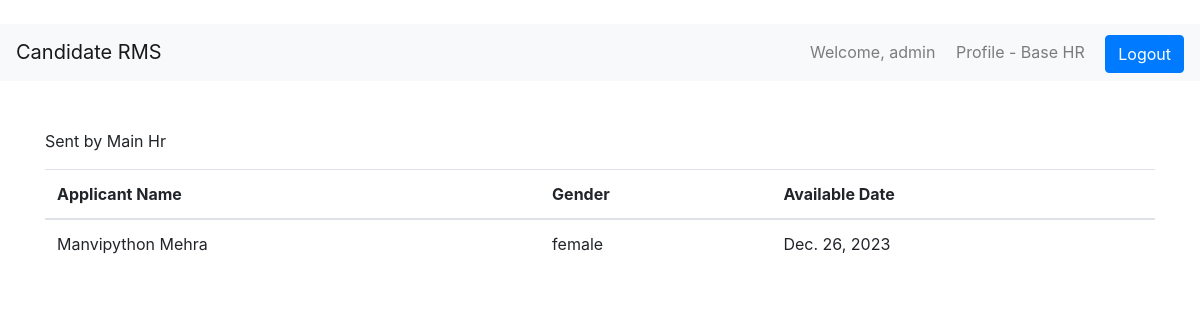
/sent-by-mainHr/ (signed in), run on an earlier commit of the app's database.
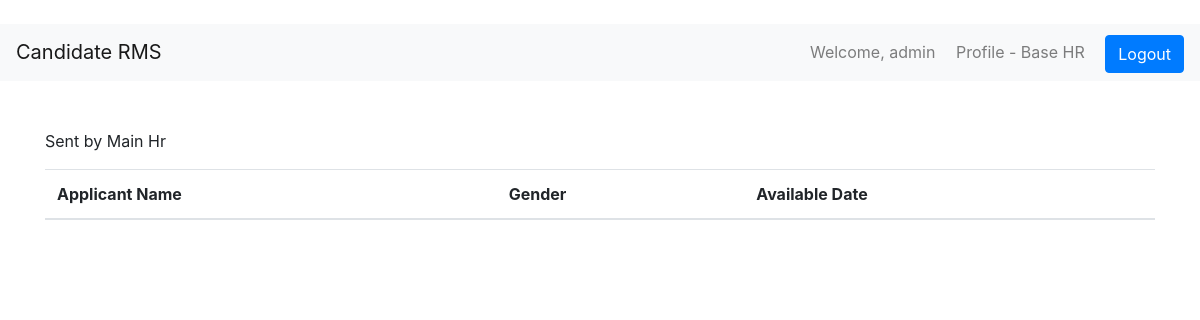
And on a later commit of the database.
### main/models.py (models this page shows, shortened)
class JobApplication(models.Model):
    user = models.ForeignKey(User, on_delete=models.CASCADE)
    job = models.ForeignKey(Job, on_delete=models.CASCADE, null=True)
    f_name = models.CharField(max_length=100)
    l_name = models.CharField(max_length=100)
    gender = models.CharField(max_length=20)
    username = models.CharField(max_length=100)
    email = models.EmailField(max_length=100)
    ph_num = PhoneNumberField()
    linkedin = models.URLField(max_length=200)
    github = models.URLField(max_length=200)
    resume = models.FileField(upload_to='resumes')
    hear = models.CharField(max_length=100)
    current_city = models.CharField(max_length=100)
    postal_code = models.CharField(max_length=10)
    available_date = models.DateField()
    logs = models.DateTimeField(auto_now_add=True, null=True, blank=True)
    hr_is_accepted = models.BooleanField(default=False)
    teamlead_is_accepted = models.BooleanField(default=False)
    manager_is_accepted = models.BooleanField(default=False)
    mainHr_is_accepted = models.BooleanField(default=False)
    mainHr_to_hr = models.BooleanField(default=False)
    meetscheduled_by_hr = models.BooleanField(default=False)
    slug = models.SlugField(unique=True, blank=True, null=True)
    logsjson = models.TextField(blank=True, null=True)
    first_view = models.BooleanField(default=False)

### main/views.py (the view)
# urls.py: path('sent-by-mainHr/', SentByMainHr.as_view(), name='sent_by_mainHr'),
class SentByMainHr(UserPassesTestMixin, View):
    template_name = 'sent_by_mainHr.html'
    def test_func(self):
        return self.request.user.is_authenticated and self.request.user.profile.is_hr
    def get(self, request):
        user = request.user
        job_applications = JobApplication.objects.filter(mainHr_to_hr=True)
        return render(request, self.template_name, {'job_applications': job_applications})

### templates/sent_by_mainHr.html (shortened to what this page needs)
{% extends 'base.html' %}
{% block content %}
    <p> Sent by Main Hr</p>
    <table class="table">
        <thead>
            <tr>
                <th scope="col">Applicant Name</th>
                <th scope="col">Gender</th>
                <th scope="col">Available Date</th>
            </tr>
        </thead>
        <tbody>
            {% for job_application in job_applications %}
            <tr>
                <td>{{ job_application.f_name }} {{ job_application.l_name }}</td>
                <td>{{ job_application.gender }}</td>
                <td>{{ job_application.available_date }}</td>
            </tr>
            {% endfor %}
        </tbody>
    </table>
{% endblock %}

What changed in the data, as far as the page shows it:
removed JobApplication: f_name "Manvipython", l_name "Mehra", gender "female", available_date "Dec. 26, 2023"
